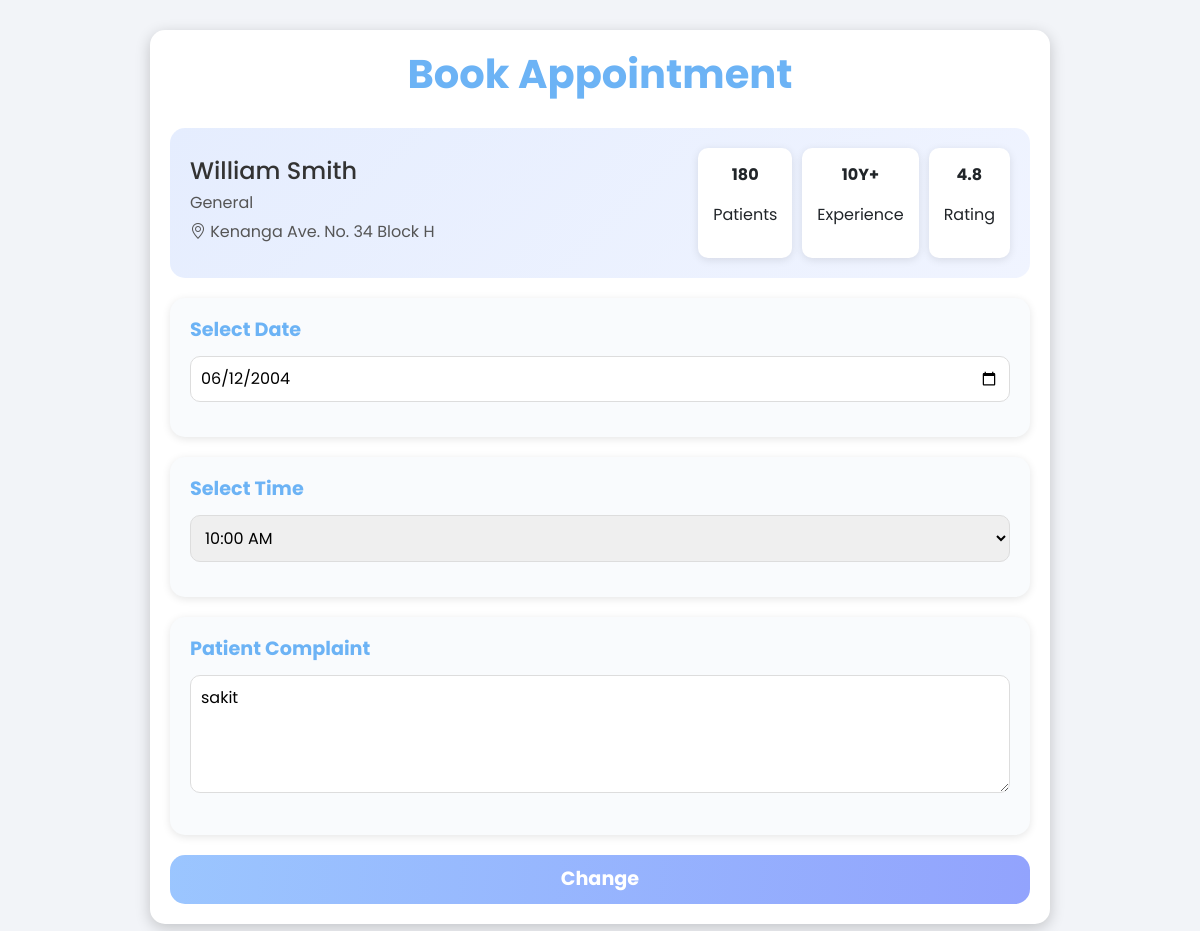
The page /homepage/other services/book/book.php?id=43 (signed in) on the database its author committed.
### tables this page shows
CREATE TABLE `antrian` (
  `id` int(11) NOT NULL,
  `username` varchar(50) NOT NULL,
  `fullname` varchar(50) NOT NULL,
  `date` date NOT NULL,
  `hour` varchar(50) NOT NULL,
  `keluhan` text NOT NULL,
  `poly` varchar(50) NOT NULL,
  `dokter` varchar(50) NOT NULL,
  `status` varchar(50) NOT NULL,
  `pdf` varchar(50) NOT NULL,
  `visit` varchar(50) DEFAULT NULL,
  `no_antrian` int(11) NOT NULL,
  `saran` varchar(500) DEFAULT NULL,
  `pemeriksaan` date DEFAULT NULL,
  `obat` varchar(500) DEFAULT NULL
);

### homepage/other services/book/book.php (the view, shortened to what this page needs)
<?php
$conn = mysqli_connect('localhost', 'root', '', 'db_klinik');
if (isset($_GET["id"])) {
    $id = $_GET["id"];
    $mode = "change";
    $hasil = mysqli_fetch_assoc(mysqli_query($conn, "SELECT * FROM antrian WHERE id = '$id'"));
}
?>
<!DOCTYPE html>
<html lang="en">
<head>
    <link rel="stylesheet" href="https://cdnjs.cloudflare.com/ajax/libs/bootstrap/5.1.3/css/bootstrap.min.css">
    <link rel="stylesheet" href="https://cdnjs.cloudflare.com/ajax/libs/bootstrap-icons/1.5.0/font/bootstrap-icons.min.css">
</head>
<body>
<div class="container">
    <div class="header">
        <h1>Book Appointment</h1>
    </div>
    <div class="profile-card">
        <div class="profile-details">
            <h2><?= isset($_GET["dokter"])? $_GET["dokter"] : $hasil["dokter"]?></h2>
            <p><?= isset($_GET["poli"])? $_GET["poli"] : $hasil["poly"]?></p>
            <p><i class="bi bi-geo-alt"></i> Kenanga Ave. No. 34 Block H</p>
        </div>
        <div class="stats">
            <div>
                <p class="fw-bold">180</p>
                <p>Patients</p>
            </div>
            <div>
                <p class="fw-bold">10Y+</p>
                <p>Experience</p>
            </div>
            <div>
                <p class="fw-bold">4.8</p>
                <p>Rating</p>
            </div>
        </div>
    </div>
    <form method="post" action="<?= ($mode === "change")? '' : './PAYMENT.php'?>">
        <div class="calendar">
            <h3>Select Date</h3>
            <input type="date" name="date" value="<?= ($mode === "change")? $hasil["date"] : ''?>">
        </div>
        <div class="time-slots">
            <h3>Select Time</h3>
            <select name="hour" id="time">
                <option value="<?= ($mode === "change")? $hasil["hour"] : ''?>"><?= ($mode === "change")? $hasil["hour"] : 'Pilih Jam'?></option>
            </select>
        </div>
        <div class="complaint">
            <h3>Patient Complaint</h3>
            <textarea name="keluhan" rows="4"><?= ($mode === "change")? $hasil["keluhan"] : ''?></textarea>
        </div>
        <div class="next-btn">
            <button name="<?= ($mode === "insert")? 'next' : 'change' ?>" type="submit"><?= ($mode === "insert")? 'Next' : 'Change' ?></button>
        </div>
    </form>
</div>
</body>
</html>

### homepage/other services/book/book.php (style rules this page uses)
body { font-family: 'Poppins', sans-serif; background-color: #f2f4f8; margin: 0; padding: 0; }
.container { max-width: 900px; margin: 30px auto; padding: 20px; background-color: #ffffff; border-radius: 15px; box-shadow: 0 4px 15px rgba(0, 0, 0, 0.2); }
.header h1 { font-size: 2.5rem; font-weight: bold; text-align: center; color: #6cb3f5; margin-bottom: 30px; }
.profile-card { background: linear-gradient(135deg, #e5edfe, #f0f4ff); padding: 20px; border-radius: 15px; display: flex; flex-wrap: wrap; align-items: center; margin-bottom: 20px; }
.profile-details { flex: 1; }
.profile-details h2 { font-size: 1.5rem; color: #333; margin: 0; }
.profile-details p { font-size: 1rem; color: #555; margin: 5px 0; }
.stats { display: flex; flex-wrap: wrap; gap: 10px; }
.stats div { flex: 1; background: #fff; padding: 15px; border-radius: 10px; text-align: center; box-shadow: 0 2px 8px rgba(0, 0, 0, 0.1); }
.calendar, .time-slots, .complaint { background: #f9fbfd; padding: 20px; border-radius: 15px; margin-bottom: 20px; box-shadow: 0 2px 8px rgba(0, 0, 0, 0.1); }
.calendar h3, .time-slots h3, .complaint h3 { font-size: 1.2rem; font-weight: bold; margin-bottom: 15px; color: #6cb3f5; }
.time-slots select, .calendar input, .complaint textarea { width: 100%; padding: 10px; font-size: 1rem; border: 1px solid #ddd; border-radius: 10px; margin-bottom: 15px; }
.next-btn button { width: 100%; background: linear-gradient(274.42deg, #92A3FD 0%, #9DCEFF 124.45%); color: #fff; font-size: 1.2rem; font-weight: bold; border: none; border-radius: 15px; padding: 10px 20px; cursor: pointer; transition: background 0.3s; }

### rows shown on the page
antrian: dokter "William Smith", poly "General", date "06/12/2004", hour "10:00 AM", keluhan "sakit"
